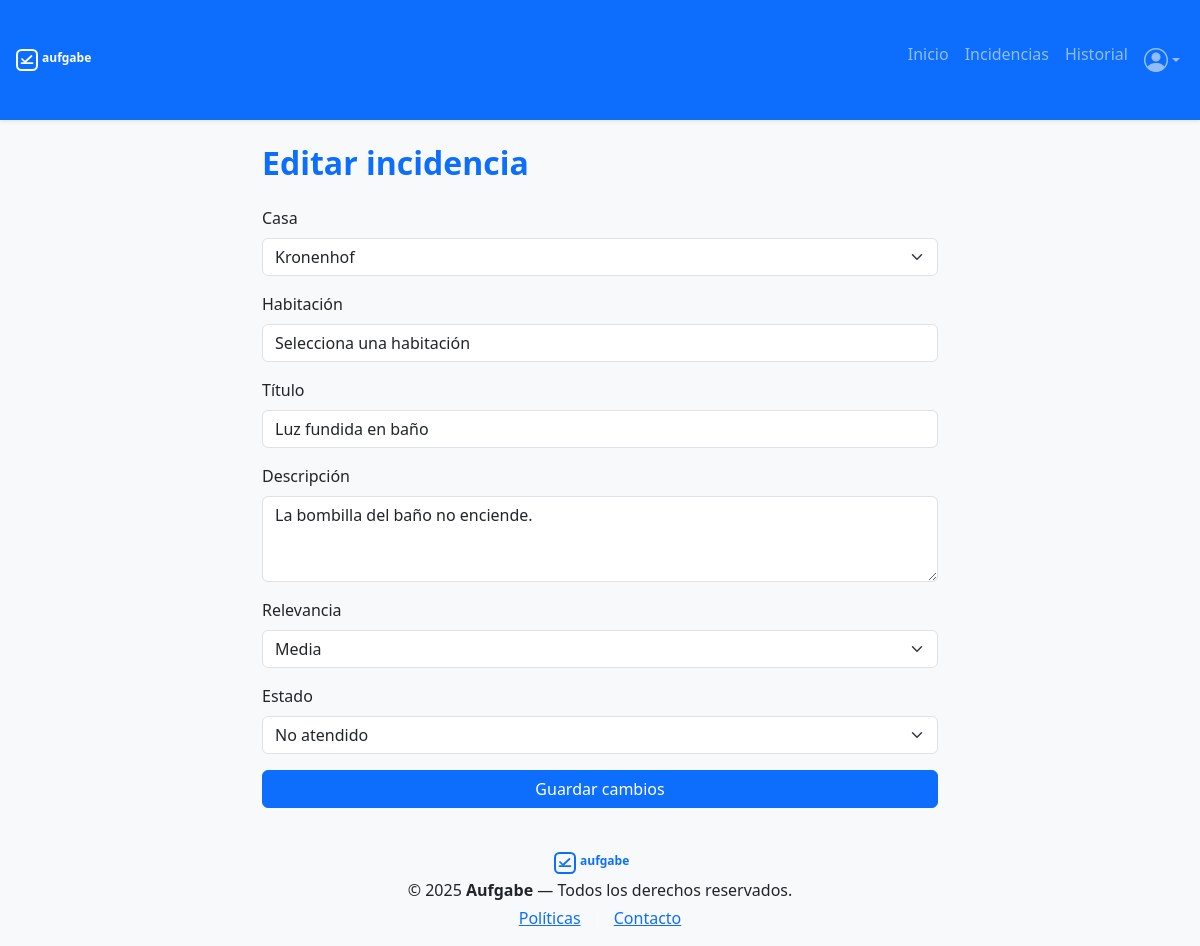
The app's page /views/editar_incidencia.php?id=1 (signed in) with its own data.
### tables this page shows
CREATE TABLE casas (
    id_casa INT AUTO_INCREMENT PRIMARY KEY,
    nombre VARCHAR(100) NOT NULL,
    direccion VARCHAR(255),
    telefono VARCHAR(20)
);

CREATE TABLE incidencias (
    id_incidencia INT AUTO_INCREMENT PRIMARY KEY,
    titulo VARCHAR(150) NOT NULL,
    descripcion TEXT NOT NULL,
    relevancia ENUM('bajo', 'medio', 'alto') DEFAULT 'medio',
    estado ENUM('no_atendido', 'en_proceso', 'completado') DEFAULT 'no_atendido',
    fecha_inicio DATETIME DEFAULT CURRENT_TIMESTAMP,
    fecha_fin DATETIME NULL,
    id_habitacion INT,
    id_creador INT NOT NULL,
    id_tecnico INT NULL,
    FOREIGN KEY (id_habitacion) REFERENCES habitaciones(id_habitacion)
        ON DELETE SET NULL ON UPDATE CASCADE,
    FOREIGN KEY (id_creador) REFERENCES usuarios(id_usuario)
        ON DELETE CASCADE ON UPDATE CASCADE,
    FOREIGN KEY (id_tecnico) REFERENCES usuarios(id_usuario)
        ON DELETE SET NULL ON UPDATE CASCADE
);

### models/Incidencia.php (called while the page is built, shortened)
<?php
class Incidencia
{
    private $conn;
    public function __construct($db)
    {
        $this->conn = $db;
    }
    public function obtenerPorId($id)
    {
        $sql = "SELECT * FROM incidencias WHERE id_incidencia = :id";
        $stmt = $this->conn->prepare($sql);
        $stmt->bindParam(':id', $id, PDO::PARAM_INT);
        $stmt->execute();
        return $stmt->fetch(PDO::FETCH_ASSOC);
    }
}

### views/editar_incidencia.php (the view, shortened to what this page needs)
<?php
include '../includes/header.php';
require_once '../models/Incidencia.php';
$database = new Database();
$db = $database->conectar();
$incidenciaModel = new Incidencia($db);
$id_incidencia = $_GET['id'] ?? null;
$incidencia = $incidenciaModel->obtenerPorId($id_incidencia);
$stmt = $db->prepare("
    SELECT c.id_casa, c.nombre
    FROM casas c
    JOIN habitaciones h ON c.id_casa = h.id_casa
    WHERE h.id_habitacion = :id_habitacion
");
$stmt->bindParam(':id_habitacion', $incidencia['id_habitacion'], PDO::PARAM_INT);
$stmt->execute();
$casa = $stmt->fetch(PDO::FETCH_ASSOC);
?>
<link rel="stylesheet" href="../assets/css/nueva_incidencia.css">
<div class="container py-4" style="max-width: 700px;">
    <h2 class="text-primary fw-bold mb-4">Editar incidencia</h2>
    <form action="../controller/IncidenciaController.php?action=actualizar" method="POST">
        <div class="mb-3">
            <label class="form-label">Casa</label>
            <select id="casaSeleccionada" class="form-select" required>
                <option value="1" <?= ($casa['id_casa'] == 1) ? 'selected' : '' ?>>Kronenhof</option>
            </select>
        </div>
        <div class="mb-3">
            <label class="form-label">Habitación</label>
            <select id="habitacionSeleccionada" name="id_habitacion" class="form-select" required data-habitacion-actual="<?= htmlspecialchars($incidencia['id_habitacion']) ?>">
                <option value="">Selecciona una habitación</option>
            </select>
        </div>
        <div class="mb-3">
            <label class="form-label">Título</label>
            <input type="text" name="titulo" class="form-control" required value="<?= htmlspecialchars($incidencia['titulo']) ?>">
        </div>
        <div class="mb-3">
            <label class="form-label">Descripción</label>
            <textarea name="descripcion" rows="3" class="form-control" required><?= htmlspecialchars($incidencia['descripcion']) ?></textarea>
        </div>
        <div class="mb-3">
            <label class="form-label">Relevancia</label>
            <select name="relevancia" class="form-select" required>
                <option value="medio" <?= ($incidencia['relevancia'] == 'medio') ? 'selected' : '' ?>>Media</option>
            </select>
        </div>
        <div class="mb-3">
            <label class="form-label">Estado</label>
            <select name="estado" class="form-select" required>
                <option value="no_atendido" <?= ($incidencia['estado'] == 'no_atendido') ? 'selected' : '' ?>>No atendido</option>
            </select>
        </div>
        <button type="submit" class="btn btn-primary w-100">Guardar cambios</button>
    </form>
</div>
<?php include '../includes/footer.php'; ?>

### assets/css/nueva_incidencia.css (style rules this page uses)
#habitacionSeleccionada, #habitacionSeleccionada option { color: #212529 !important; background: #fff !important; }

### records on screen
casas: id_casa "Kronenhof"
incidencias: titulo "Luz fundida en baño", descripcion "La bombilla del baño no enciende.", relevancia "Media", estado "No atendido"
